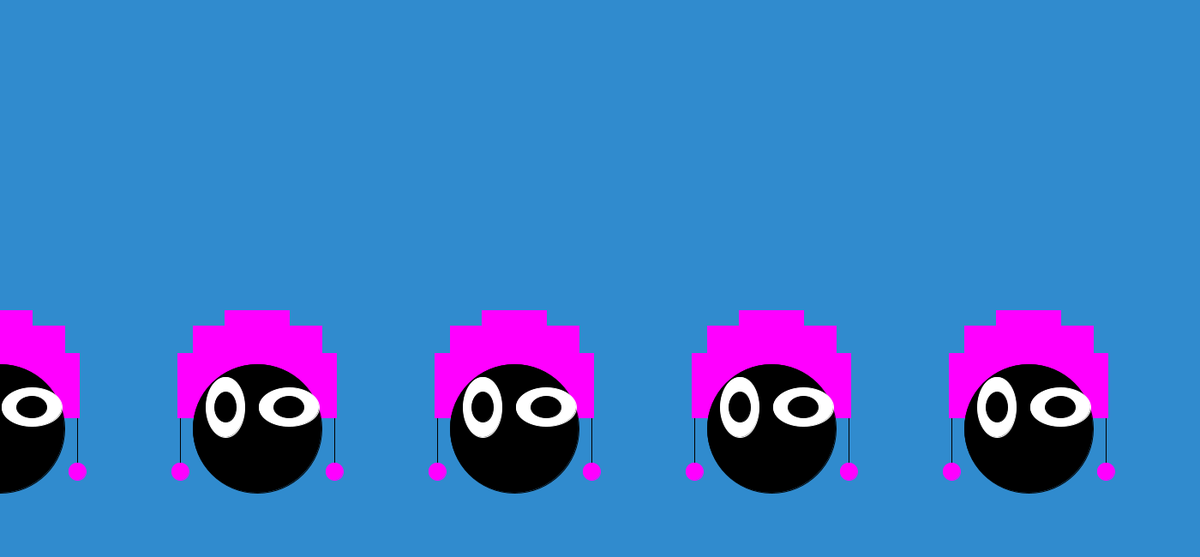
Frame 1 (no input)
Frame 60 (the mouse pressed at the canvas centre just before this capture): identical to frame 1, image omitted
Frame 120 (the mouse held since frame 60 and released just before this capture): identical to frame 1, image omitted

The Processing sketch that drew this single still picture (run headless with seeded random() and noise(); from frame 60 on, the mouse is pressed at the canvas centre):

// Processing sketch: processing_127974
// ── processing_127974.pde

int monsterY;
int monsterX;


void setup(){

size(1400,650);
  monsterX = 500;
  monsterY = 500;
  
}

void draw(){
background(48,139,206);




for(int i=0; i < 10; i ++){
  monster (i*300);

  }
}


void monster(int monsterX){
//lijn
stroke(0);
fill(0);
line(monsterX-90,monsterY+50,monsterX-90,monsterY-80);
line(monsterX+90,monsterY+50,monsterX+90,monsterY-80);

//oren
stroke(255,0,255);
fill(255,0,255);
rectMode(CENTER);
rect(monsterX-50,monsterY-50,85,75);
rect(monsterX+50,monsterY-50,85,75);
rect(monsterX,monsterY-100,75,75);
rect(monsterX+50,monsterY-100,50,40);
rect(monsterX-50,monsterY-100,50,40);

//bolletje
stroke(255,0,255);
fill(255,0,255);
ellipse(monsterX-90,monsterY+50,20,20);
ellipse(monsterX+90,monsterY+50,20,20);

//body
stroke(0);
fill(0);
ellipseMode(CENTER);
ellipse(monsterX,monsterY,150,150);

//buitenogen
stroke(255);
fill(255);
ellipseMode(CENTER);
ellipse(monsterX-37,monsterY-25,45,70);
ellipse(monsterX+37,monsterY-25,70,45);



//binnenogen
stroke(0);
fill (0);
ellipseMode(CENTER);
ellipse(monsterX-37,monsterY-25,25,35);
ellipse(monsterX+37,monsterY-25,35,25);
}



  
